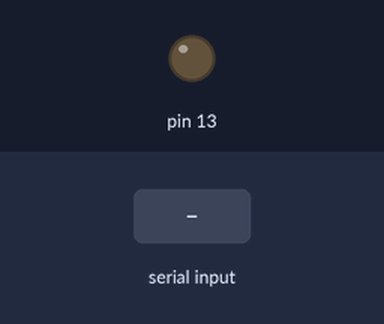
The sketch below on a simulated Arduino Uno, built with avr-gcc and run on an emulated ATmega328P. On the bench: output pins drawn as LEDs (lit = HIGH). Inputs (shaded band) come from the test bench. What the sketch prints to the serial monitor is not drawn.

Above: at 1.2 s.
1.3 s: "a" received over the second serial link
At 1.9 s:
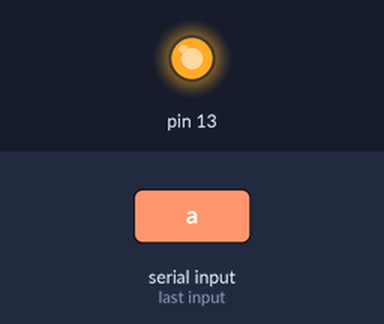
2.8 s: "1" received over the second serial link
At 4.2 s:
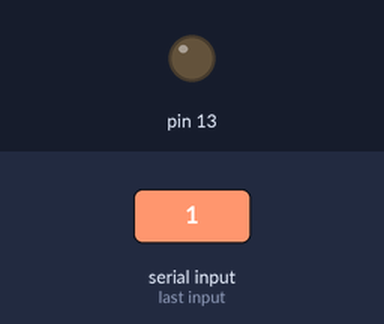
Timing chart, 0 to 5.8 s (numbered marks = the images above; inputs shaded):
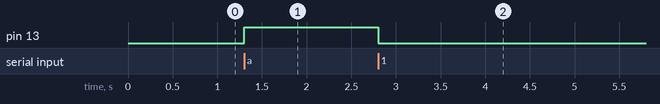

The sketch:

Simple_bluetooth_connection.ino
```cpp
#include <SoftwareSerial.h>
SoftwareSerial myserial(6, 7); // rx | tx
// TX from bluetooth module must connect to rx pin and vice versa

char msg;

void setup() {
  // put your setup code here, to run once:
  Serial.begin(38400); // opens the serial port
  myserial.begin(9600); // this must be the baud rate of the module not the arduino
  pinMode(13,OUTPUT);
}

void loop() {
  // put your main code here, to run repeatedly:
  if(myserial.available()>0) { // this listens for a msg from the bluetooth module
    msg = myserial.read(); // reads the message
  }

  Serial.write(msg); // this is so that we see the message sent in the serial monitor

  if (msg=='a') {
    digitalWrite(13, HIGH);
  } else{
    digitalWrite(13, LOW);
  }
}
```

Measured:
- after the input at 1.3 s, pin 13: LOW → HIGH at once
- after the input at 2.8 s, pin 13: HIGH → LOW at once
